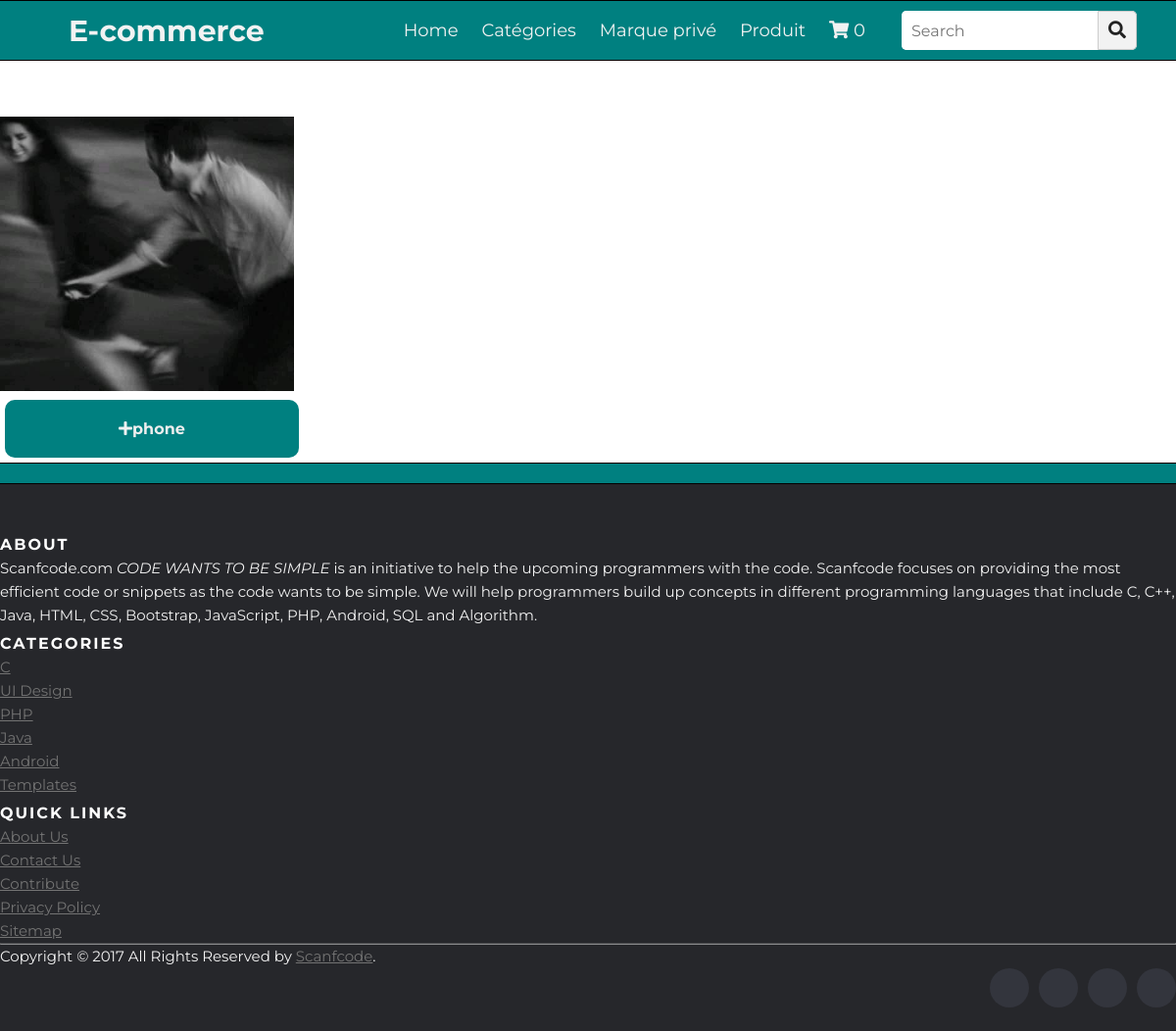
Before: /ecommerce/indexcommerce with the older database file.
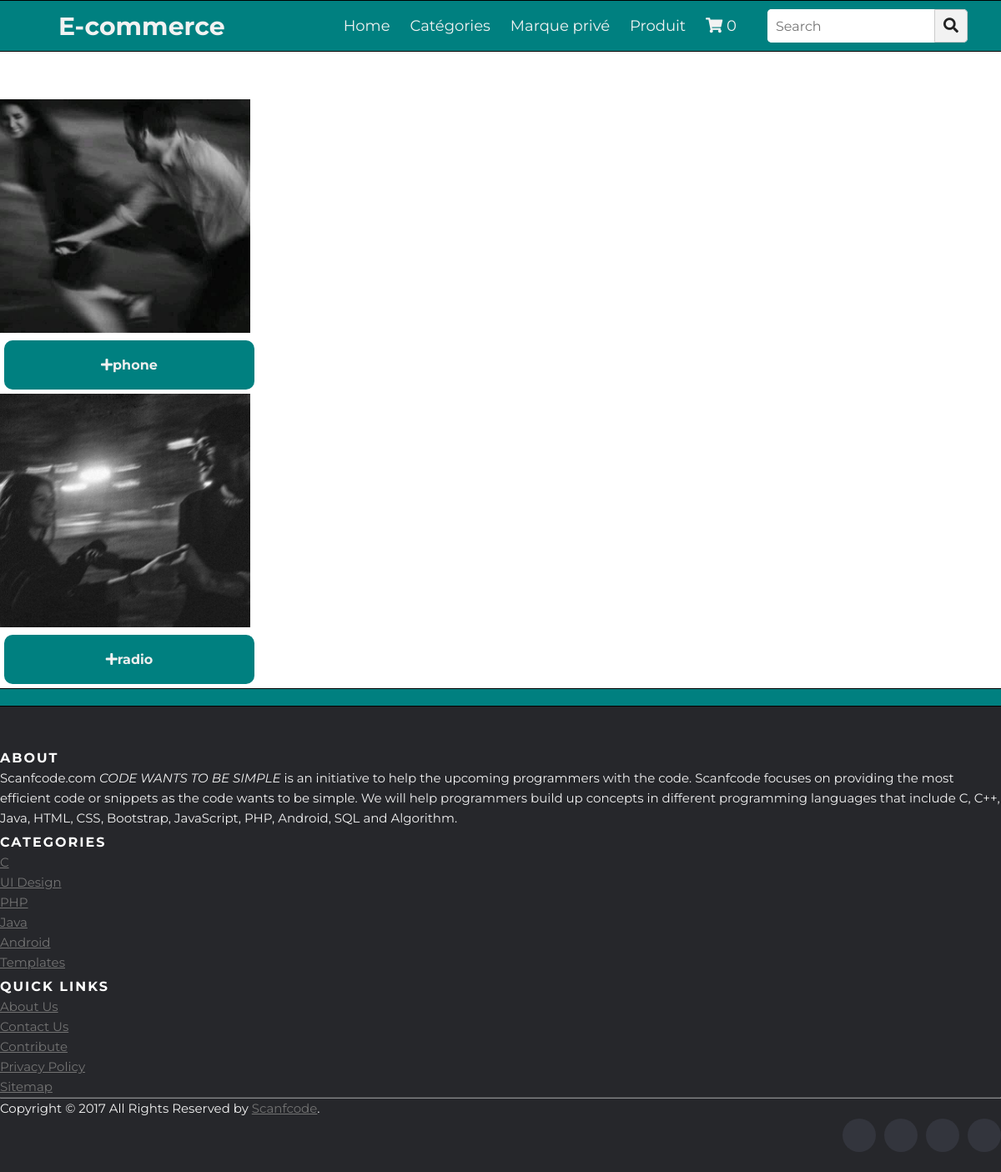
After: the same page with the newer database file.
### ecommerce/models.py (models this page shows, shortened)
class Produit(models.Model):
     available= models.BooleanField(default=True)
     nom= models.CharField(max_length=200)
     prix = models.DecimalField(max_digits=10, decimal_places=2)
     quantite = models.IntegerField(max_length=100, default=1)
     description= models.CharField(max_length=200)
     fournisseurs= models.ForeignKey(Fournisseur, on_delete=models.CASCADE)
     marqueprives= models.ForeignKey(MarquePrive, on_delete=models.CASCADE)
     categories= models.ForeignKey(Categorie, on_delete=models.CASCADE, null=True)
     image=models.ImageField(upload_to='ecommerce/static/ecommerce/images',null=True)

### ecommerce/views.py (the view)
# urls.py: path('indexcommerce',indexcommerce,name='indexcommerce'),
def indexcommerce(request):
    produits_list=Produit.objects.filter(available=True)
    paginator = Paginator(produits_list, 9)
    page = request.GET.get('page')
    try:
        produits = paginator.page(page)
    except PageNotAnInteger:
        produits = paginator.page(1)
    except EmptyPage:
        produits = paginator.page(paginator.num_pages)
    context={
        'produits': produits,
        'paginate': True
    }
    return render(request,'ecommerce/indexcommerce.html',context)

### ecommerce/templates/ecommerce/indexcommerce.html (shortened to what this page needs)
{% extends 'ecommerce/basecommerce.html' %}
{% block content %}
<br><br><br>
{% if produits|length_is:"0" %}
<br><br><br><br><br>
<div class="content">
<div class="text" style="text-align: center;">
      Palsambleu ! Nous n'avons trouvé aucun résultat à cette requête. Même pas de quoi se ronger la chique !
      Partez de nouveau à l'abordage !
    </div></div>
    <br><br><br><br><br>
{% else %}
    {% for produit in produits  %}
    <div class="col-sm-4 text-center">
        <a href="{% url 'ecommerce:detail' produit_id=produit.id %}">
            <img style="width: 300px; height: 280px;" src="../../static/ecommerce/images/{{produit.image}}" alt="{{ produit.nom }}"></a>
        <h4>
          <a href="{% url 'ecommerce:detail' produit_id=produit.id %}" style="display: inline-block;
          background-color: teal;
          border-radius: 10px;
          color: #eeeeee;
          text-align: center;
          padding: 20px;
          text-decoration: none;
          width: 300px;
          margin: 5px;"><i class="fas fa-plus"></i>{{ produit.nom }}</a>
        </h4>
    </div>
{% endfor %}
{% if paginate %}
  <nav aria-label="">
  </nav>
{% endif %}
{% endif %}
{% endblock %}

### ecommerce/templates/ecommerce/basecommerce.html (shortened to what this page needs)
<!DOCTYPE html>
<html lang="en" dir="ltr">
   <head>
      <link rel="stylesheet" href="https://cdnjs.cloudflare.com/ajax/libs/font-awesome/5.15.3/css/all.min.css"/>
   </head>
   <body>
    {% load static %}
      <nav>
         <ul>
            <li class="logo">E-commerce</li>
            <div class="items">
               <li><a href="../../" >Home</a></li>
               <li><a href="{% url 'ecommerce:categorie' %}">Catégories</a></li>
               <li><a href="{% url 'ecommerce:marque' %}">Marque privé</a></li>
               <li><a href="{% url 'ecommerce:produit' %}">Produit</a></li>
               <li>
                <a href="{% url 'ecommerce:cart' %}">
                    <i class="fas fa-shopping-cart"></i>
                    {{request.session.cart|length}}
                </a>
            </li>
            </div>
            <li class="search-icon">
               <input type="search" placeholder="Search">
               <label class="icon">
               <span class="fas fa-search"></span>
               </label>
            </li>
         </ul>
      </nav>
      {% block content %}{% endblock %}
    <footer class="site-footer">
      <div class="container">
        <div class="row">
          <div class="col-sm-12 col-md-6">
            <h6>About</h6>
            <p class="text-justify">Scanfcode.com <i>CODE WANTS TO BE SIMPLE </i> is an initiative  to help the upcoming programmers with the code. Scanfcode focuses on providing the most efficient code or snippets as the code wants to be simple. We will help programmers build up concepts in different programming languages that include C, C++, Java, HTML, CSS, Bootstrap, JavaScript, PHP, Android, SQL and Algorithm.</p>
          </div>
          <div class="col-xs-6 col-md-3">
            <h6>Categories</h6>
            <ul class="footer-links">
              <li><a href="http://scanfcode.com/category/c-language/">C</a></li>
              <li><a href="http://scanfcode.com/category/front-end-development/">UI Design</a></li>
              <li><a href="http://scanfcode.com/category/back-end-development/">PHP</a></li>
              <li><a href="http://scanfcode.com/category/java-programming-language/">Java</a></li>
              <li><a href="http://scanfcode.com/category/android/">Android</a></li>
              <li><a href="http://scanfcode.com/category/templates/">Templates</a></li>
            </ul>
          </div>
          <div class="col-xs-6 col-md-3">
            <h6>Quick Links</h6>
            <ul class="footer-links">
              <li><a href="http://scanfcode.com/about/">About Us</a></li>
              <li><a href="http://scanfcode.com/contact/">Contact Us</a></li>
              <li><a href="http://scanfcode.com/contribute-at-scanfcode/">Contribute</a></li>
              <li><a href="http://scanfcode.com/privacy-policy/">Privacy Policy</a></li>
              <li><a href="http://scanfcode.com/sitemap/">Sitemap</a></li>
            </ul>
          </div>
        </div>
        <hr>
      </div>
      <div class="container">
        <div class="row">
          <div class="col-md-8 col-sm-6 col-xs-12">
            <p class="copyright-text">Copyright &copy; 2017 All Rights Reserved by
         <a href="#">Scanfcode</a>.
            </p>
          </div>
          <div class="col-md-4 col-sm-6 col-xs-12">
            <ul class="social-icons">
              <li><a class="facebook" href="#"><i class="fa fa-facebook"></i></a></li>
              <li><a class="twitter" href="#"><i class="fa fa-twitter"></i></a></li>
              <li><a class="dribbble" href="#"><i class="fa fa-dribbble"></i></a></li>
              <li><a class="linkedin" href="#"><i class="fa fa-linkedin"></i></a></li>
            </ul>
          </div>
        </div>
      </div>
</footer>
   </body>
</html>

### ecommerce/templates/ecommerce/basecommerce.html (style rules this page uses)
* { margin: 0; padding: 0; color: #f2f2f2; box-sizing: border-box; font-family: 'Montserrat', sans-serif; }
nav { background: teal; padding: 10px 40px 10px 70px; border: 1px solid #000; border-left: none; border-right: none; }
nav ul { display: flex; list-style: none; flex-wrap: wrap; align-items: center; justify-content: center; }
nav ul li.logo { flex: 1; font-size: 30px; font-weight: 700; }
nav ul div.items { padding: 0 25px; display: inline-flex; }
nav ul div.items a { text-decoration: none; font-size: 18px; padding: 0 12px; }
nav ul .search-icon { height: 40px; width: 240px; display: flex; background: #f2f2f2; border-radius: 5px; }
nav ul .search-icon input { height: 100%; width: 200px; border: none; outline: none; padding: 0 10px; color: #000; font-size: 16px; border-radius: 5px 0 0 5px; }
nav ul .search-icon .icon { height: 100%; width: 40px; line-height: 40px; text-align: center; border: 1px solid #cccccc; border-radius: 0 5px 5px 0; cursor: pointer; }
nav ul .search-icon .icon span { color: #222222; font-size: 18px; }
.site-footer { background-color:#26272b; padding:45px 0 20px; font-size:15px; line-height:24px; color:#737373; }
.site-footer hr { border-top-color:#bbb; opacity:0.5 }
.site-footer h6 { color:#fff; font-size:16px; text-transform:uppercase; margin-top:5px; letter-spacing:2px }
.site-footer a { color:#737373; }
.footer-links { padding-left:0; list-style:none }
.footer-links li { display:block }
.footer-links a { color:#737373 }
.site-footer .social-icons { text-align:right }
.site-footer .social-icons a { width:40px; height:40px; line-height:40px; margin-left:6px; margin-right:0; border-radius:100%; background-color:#33353d }
.copyright-text { margin:0 }
.social-icons { padding-left:0; margin-bottom:0; list-style:none }
.social-icons li { display:inline-block; margin-bottom:4px }
.social-icons a { background-color:#eceeef; color:#818a91; font-size:16px; display:inline-block; line-height:44px; width:44px; height:44px; text-align:center; margin-right:8px; border-radius:100%; -webkit-transition:all .2s linear; -o-transition:all .2s linear; transition:all .2s linear }

Changed rows visible on the page:
added Produit: image (picture), nom "radio"
